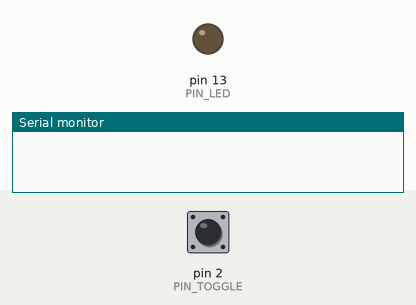
Recording of a sketch running on a simulated Arduino Leonardo, built with avr-gcc and run on an emulated ATmega32U4. Shown: output pins drawn as LEDs (lit = HIGH), the last lines printed to the serial monitor. Inputs (shaded band) come from the test bench; at power-on: pin 2 (PIN_TOGGLE) HIGH. USB keyboard and mouse output is not drawn.

Above: at 1.6 s.
1.7 s: pin 2 (PIN_TOGGLE) driven LOW
At 4.0 s:
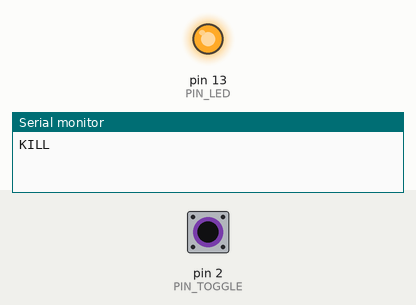
5.6 s: pin 2 (PIN_TOGGLE) pulsed HIGH 5 times (0.12 s each, 0.3 s apart)
At 7.5 s:
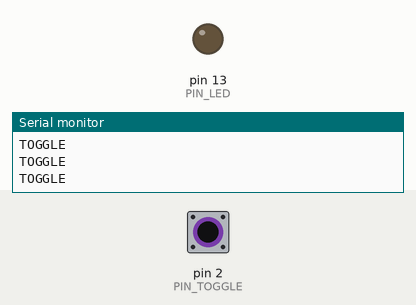
Timing chart, 0 to 9.4 s (numbered marks = the images above; inputs shaded):
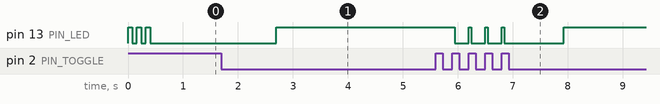

The sketch:

leonardo_hid.ino
```cpp
/*
 * leonardo_hid.ino — Arduino Leonardo R3 (ATmega32u4) HID dongle.
 *
 * USB nativo do Leonardo expõe DUAS interfaces ao PC:
 *   1) CDC (Serial virtual) — recebe comandos do macro Python
 *   2) HID Keyboard + Mouse — re-emite como input físico no SO
 *
 * Mesma USB, mesmo cabo. NÃO precisa de CH340 nem fios extras.
 *
 * Protocolo ASCII, 115200 baud (CDC ignora baud rate na prática),
 * terminador '\n':
 *   KD<hex>     key down  (hex = Arduino keycode, ex: C2 = F1)
 *   KU<hex>     key up
 *   MDL / MDR   mouse left/right button down
 *   MUL / MUR   mouse left/right button up
 *   M<dx>,<dy>  mouse move relative (signed decimal, -127..127 por comando)
 *   P           ping  → responde "OK\n"
 *
 * Eventos enviados do Arduino para o PC:
 *   TOGGLE      botão físico no PIN_TOGGLE pressionado
 *
 * Wiring:
 *   USB Leonardo → PC. Só isso.
 *   (Opcional) Push button entre PIN_TOGGLE (D2) e GND
 */

#include <Keyboard.h>
#include <Mouse.h>

// ── Config ─────────────────────────────────────────────────────────────────
static const uint32_t UART_BAUD     = 115200;
static const uint8_t  PIN_TOGGLE    = 2;     // botão físico opcional → GND
static const uint16_t DEBOUNCE_MS   = 50;
static const uint16_t LONG_PRESS_MS = 1000;  // segurar ≥1s = KILL
static const uint8_t  PIN_LED       = LED_BUILTIN;
static const uint8_t  RX_BUF_SIZE   = 64;

// ── Estado do parser ───────────────────────────────────────────────────────
static char    rxBuf[RX_BUF_SIZE];
static uint8_t rxLen = 0;

// ── Estado do botão ────────────────────────────────────────────────────────
static uint8_t  lastBtnState  = HIGH;
static uint32_t lastBtnChange = 0;
static uint32_t pressStart    = 0;     // millis() quando o botão foi pressionado
static bool     killFired     = false; // evita duplo-fire enquanto segura

// ── Utils ──────────────────────────────────────────────────────────────────
static int hexNibble(char c) {
  if (c >= '0' && c <= '9') return c - '0';
  if (c >= 'a' && c <= 'f') return 10 + (c - 'a');
  if (c >= 'A' && c <= 'F') return 10 + (c - 'A');
  return -1;
}

// Parses 2-char hex byte starting at idx. Returns -1 on bad input.
static int parseHexByte(const char* s, uint8_t idx) {
  int hi = hexNibble(s[idx]);
  int lo = hexNibble(s[idx + 1]);
  if (hi < 0 || lo < 0) return -1;
  return (hi << 4) | lo;
}

// Parses "M<dx>,<dy>" — returns true and fills outputs on success.
static bool parseMove(const char* s, int8_t& dx, int8_t& dy) {
  // s points to char after 'M' (the start of dx digits)
  char* end1;
  long x = strtol(s, &end1, 10);
  if (end1 == s || *end1 != ',') return false;
  char* end2;
  long y = strtol(end1 + 1, &end2, 10);
  if (end2 == end1 + 1) return false;
  // clamp para int8_t (Mouse.move limit)
  if (x < -127) x = -127; if (x > 127) x = 127;
  if (y < -127) y = -127; if (y > 127) y = 127;
  dx = (int8_t)x;
  dy = (int8_t)y;
  return true;
}

// ── Command dispatch ───────────────────────────────────────────────────────
static void handleCommand(const char* cmd, uint8_t len) {
  if (len == 0) return;

  // P — ping
  if (len == 1 && cmd[0] == 'P') {
    Serial.print("OK\n");
    return;
  }

  // K<D|U><hex>
  if (len >= 4 && cmd[0] == 'K' && (cmd[1] == 'D' || cmd[1] == 'U')) {
    int kc = parseHexByte(cmd, 2);
    if (kc < 0) return;

    Serial.print("LOG: Teclado ");
    Serial.print(cmd[1] == 'D' ? "DOWN " : "UP ");
    Serial.println(kc, HEX);

    if (cmd[1] == 'D') Keyboard.press((uint8_t)kc);
    else               Keyboard.release((uint8_t)kc);
    return;
  }

  // M<D|U><L|R>
  if (len == 3 && cmd[0] == 'M' && (cmd[1] == 'D' || cmd[1] == 'U')) {
    uint8_t btn;
    if      (cmd[2] == 'L') btn = MOUSE_LEFT;
    else if (cmd[2] == 'R') btn = MOUSE_RIGHT;
    else if (cmd[2] == 'M') btn = MOUSE_MIDDLE;
    else return;

    Serial.print("LOG: Mouse ");
    Serial.print(cmd[1] == 'D' ? "DOWN " : "UP ");
    Serial.println(cmd[2]);

    if (cmd[1] == 'D') Mouse.press(btn);
    else               Mouse.release(btn);
    return;
  }

  // M<dx>,<dy>
  if (len >= 4 && cmd[0] == 'M' && (cmd[1] == '-' || (cmd[1] >= '0' && cmd[1] <= '9'))) {
    int8_t dx, dy;
    if (parseMove(cmd + 1, dx, dy)) {
      Serial.print("LOG: Mover X=");
      Serial.print(dx);
      Serial.print(" Y=");
      Serial.println(dy);

      Mouse.move(dx, dy, 0);
    }
    return;
  }
}

// ── UART line reader ───────────────────────────────────────────────────────
static void pollUart() {
  while (Serial.available()) {
    char c = (char)Serial.read();
    if (c == '\n' || c == '\r') {
      if (rxLen > 0) {
        rxBuf[rxLen] = '\0';
        handleCommand(rxBuf, rxLen);
        rxLen = 0;
      }
    } else if (rxLen < RX_BUF_SIZE - 1) {
      rxBuf[rxLen++] = c;
    } else {
      // overflow — drop linha
      rxLen = 0;
    }
  }
}

// ── Botão físico ──────────────────────────────────────────────────────────
// Short press (<1s): envia TOGGLE
// Long press  (≥1s): envia KILL (LED aceso enquanto segura, dispara ao atingir)
static void pollButton() {
  uint8_t s = digitalRead(PIN_TOGGLE);
  uint32_t now = millis();

  // Transição (com debounce)
  if (s != lastBtnState && (now - lastBtnChange) > DEBOUNCE_MS) {
    lastBtnChange = now;
    lastBtnState = s;
    if (s == LOW) {                  // pressionou
      pressStart = now;
      killFired  = false;
    } else {                         // soltou
      if (!killFired) {
        Serial.print("TOGGLE\n");
        digitalWrite(PIN_LED, HIGH);
        delay(40);
        digitalWrite(PIN_LED, LOW);
      }
      // se killFired, já enviou KILL durante o hold — não manda TOGGLE
    }
  }

  // Enquanto segura, ao atingir LONG_PRESS_MS dispara KILL e acende LED
  if (s == LOW && !killFired && (now - pressStart) >= LONG_PRESS_MS) {
    killFired = true;
    Serial.print("KILL\n");
    digitalWrite(PIN_LED, HIGH);  // LED aceso até soltar (feedback visual)
  }
}

// ── Arduino lifecycle ──────────────────────────────────────────────────────
void setup() {
  pinMode(PIN_TOGGLE, INPUT_PULLUP);
  pinMode(PIN_LED, OUTPUT);
  digitalWrite(PIN_LED, LOW);

  Serial.begin(UART_BAUD);
  Keyboard.begin();
  Mouse.begin();

  // Heartbeat de boot — 3 piscadas curtas pra confirmar firmware vivo.
  for (uint8_t i = 0; i < 3; i++) {
    digitalWrite(PIN_LED, HIGH); delay(80);
    digitalWrite(PIN_LED, LOW);  delay(80);
  }
}

void loop() {
  pollUart();
  pollButton();
}
```

Measured:
- after the input at 1.7 s, pin 13 (PIN_LED): LOW → HIGH after 1.0 s
- after the input at 5.6 s, pin 13 (PIN_LED): goes 3 × (LOW 0.26 s, HIGH 0.04 s), LOW 1.1 s, then HIGH, starting after 0.34 s
